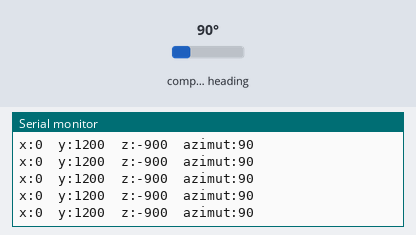
Bench run of a sketch on a simulated Arduino Uno, built with avr-gcc and run on an emulated ATmega328P. Shown: the last lines printed to the serial monitor. Inputs (shaded band) come from the test bench; at power-on: compass heading 90°.

Above: at 1.2 s.
1.3 s: compass heading set to 269°
At 1.69 s:
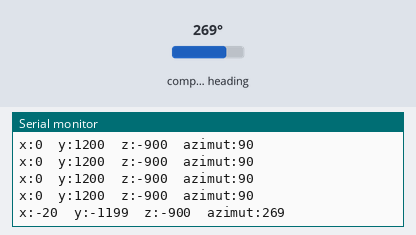
4.3 s: compass heading set to 7°
At 4.47 s:
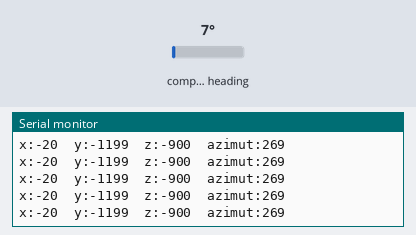
Timing chart, 0 to 7.3 s (numbered marks = the images above; inputs shaded):
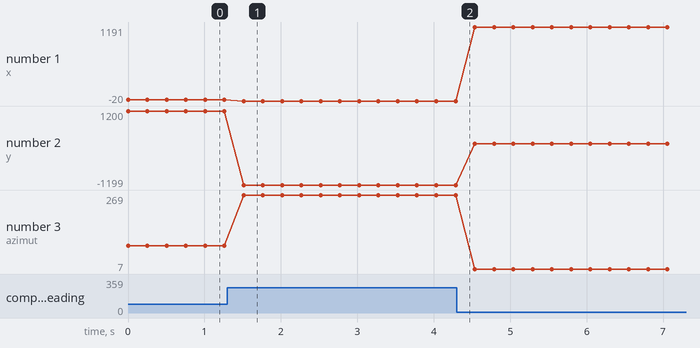

The sketch:

Magnetometro_lectura_de_ejes.ino
```cpp
#include <Wire.h> //Incluye librería de I2C
#include<MechaQMC5883.h>  //Incluye librería del magnetometro
MechaQMC5883  qmc;    //Se crea un objeto llamado qmc

void setup() {
Wire.begin(); //Se inicializa el I2C
Serial.begin(9600); //Se inicializa el monitor serie
qmc.init();   //Se inicializa el qmc
}

void loop() {
  int x,y,z,acimut;   //Se declaran las variables de los ejes y el azimut
  qmc.read(&x,&y,&z,&acimut);   //Se leen los ejes
  //Se escriben los ejes en el monitor serie
  Serial.print("x:");
  Serial.print(x);
  Serial.print("\t");
    Serial.print("y:");
  Serial.print(y);
  Serial.print("\t");
    Serial.print("z:");
  Serial.print(z);
  Serial.print("\t");
    Serial.print("azimut:");
  Serial.println(acimut);
delay(250);

}
```

Measured:
- after the input at 1.3 s, the serial monitor: prints a new line after 0.21 s (image 1)
- plotted number 1: 0 → -20 after the input at 1.3 s, -20 → 1191 after the input at 4.3 s
- plotted number 2: 1200 → -1199 after the input at 1.3 s, -1199 → 146 after the input at 4.3 s
- plotted number 3: 90 → 269 after the input at 1.3 s, 269 → 7 after the input at 4.3 s
